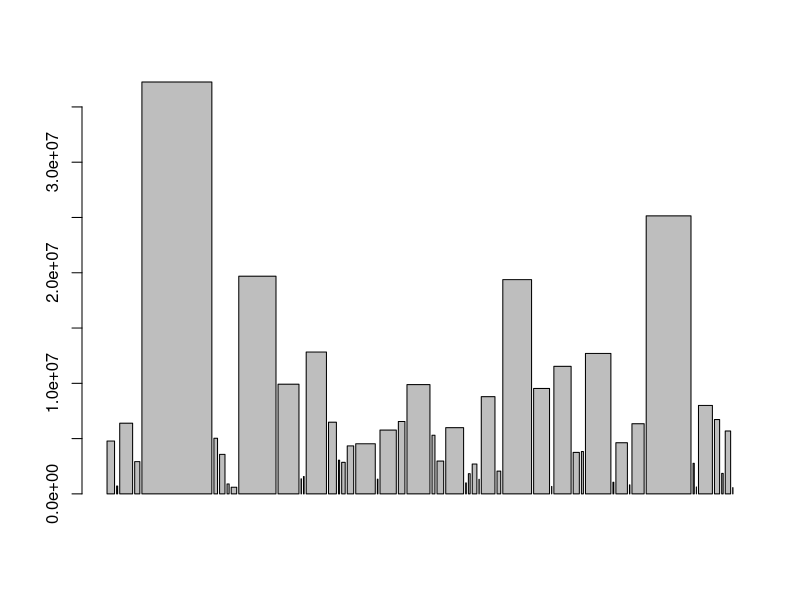
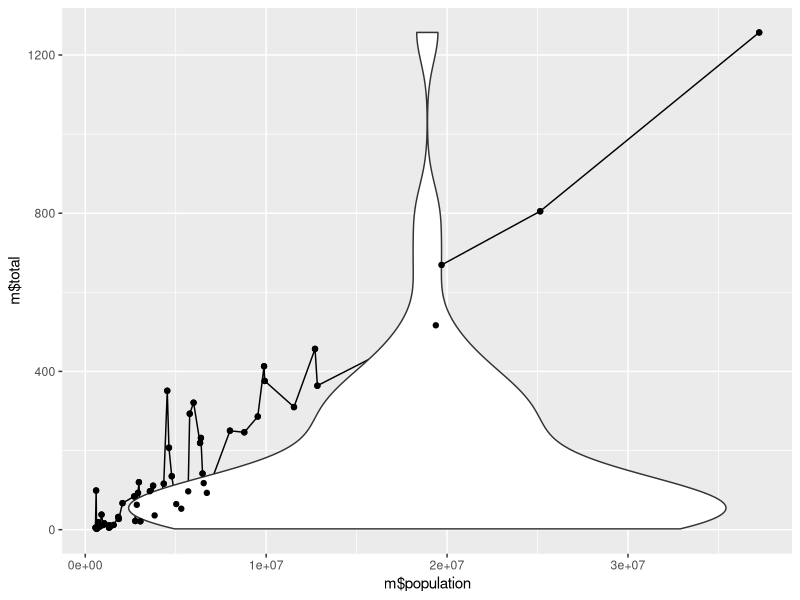

R code for these plots, in order: (Note: this script raises an error after producing the figures.)
# Data Wrangling & Data Transformation
install.packages("tidyverse")
install.packages("tidyr")
library(tidyverse)
library(tidyr)

d <- diamonds
d1 <- as.data.frame(d)
d2 <- as.tibble(d)
glimpse(d)
d$carat <- as.numeric(d$carat)
glimpse(d$carat)
class(d$carat)

# Data types are more important than data itself
# Data structure is more important than data significance

### Step-1 : Set your home directory (Ctrl+Shift+H)
### Step-2 : Import your data in R (readxl,readcsv)
### Step-3 : Data structure and types
### Step-4 : Data Transformation and tidy tips & tricks
### Step-5 : 


d <- diamonds
glimpse(d)
d1 <- data.frame(d)
print(d1)
d2 <- as_tibble(d)
# For information about tibble, visit stateducation.com


# Manipulating data
install.packages("dslabs")
library(dslabs)
d <- diamonds
# Add a column
as_tibble(d)
d <- mutate(d,a=x+y)
as_tibble(d)

d <- mutate(d,mean=mean(x+y+z))
as_tibble(d)

d1 <- mutate(d, sd=sd(x+y+z))
as_tibble(d1)

#Subsetting

as_tibble(d)
d_a1 <- filter(d,z>5)
as_tibble(d_a1)

d_a2 <- filter(d,cut=="Fair") #Subsetting a character variable
as_tibble(d_a2)

# Subsetting using select function

d_a3 <- select(d ,cut,y,z)
as_tibble(d_a3)


# Task

m <- murders
as_tibble(m)
m_1 <- filter(m,m$population> 5^6)
as_tibble(m_1)


m_2 <- filter(m,m$region=="South")
as_tibble(m_2)

barplot(m$population,m$total)
library(ggplot2)
ggplot(m,aes(m$population,m$total))+
  geom_point()+
  geom_line()+
  geom_violin()+
  geom_jitter()
 

# Less code for more output
# dplyr pipe %>% (Ctrl+shift+m)
### 1- data set
### 2- filter
### 3- select
### 4- Mutate

d <- diamonds %>% 
  filter(cut=="Ideal") %>% 
  select(cut,color,x) %>% 
  mutate(y=x*2)
as_tibble(d)  


# Summarize Function

x <- mtcars
as.tibble(x)
class(x$mpg)
summarise(x,iqr= IQR(x$mpg))
count(x,mpg)# It shows how many particular value there are in

x %>% summarise(avg = mean(x$mpg)) #we can also summarize data by using pipe


# group by

mtcars %>% 
  group_by(gear) %>% 
  summarise(avg = mean(mpg))


# Manipulate data

x <- mtcars
x1 <- filter(x,mpg>20)
x1 <- slice(x,20:25)
x1 <- slice_sample(x,n=11,replace = FALSE)
x1 <- slice_min(x,mpg,prop = 0.5)
x1 <- slice_head(x,n=11)
x1 <- head(x)


# Order data

data(cars)
cars <- add_row(cars,speed=20)
cars[is.na(cars)]=0 # To convert N/A into Zero

# Manipulating variables

x2 <- pull(x,wt)
x2 <- select(x,x$mpg)

x3 <- summarise(x,across(everything(),mean)) #Shows mean of every variable
x4 <- summarise(x,across(everything(),sd)) #Shows sd of every variable
x4
